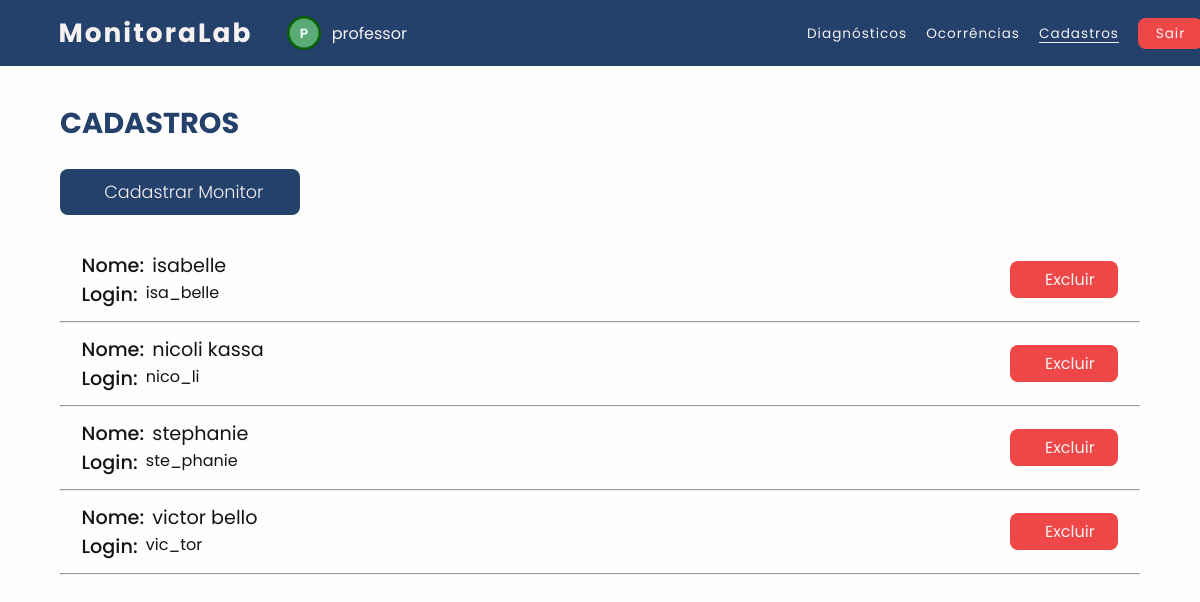
Screenshot of /usuarios/professor/monitores-cadastrados.php (signed in) with the database file from the repository.
### tables this page shows
CREATE TABLE monitor (
  Login varchar(30) NOT NULL,
  Nome varchar(30) NOT NULL,
  Senha varchar(30) NOT NULL,
  Login_Professor varchar(30) DEFAULT NULL
);

### usuarios/professor/monitores-cadastrados.php (the view, shortened to what this page needs)
<?php
   $conexao = ConectarBanco();
   $sql_query = $conexao->query("SELECT `Login`, `Nome` FROM `monitor`") or die ($conexao->error);
?>
<!DOCTYPE html>
<html lang="pt-br">
<head>
    <link rel="stylesheet" type="text/css" href="../../css/navbar.css"><link rel="preconnect" href="https://fonts.googleapis.com">
    <link rel="stylesheet" type="text/css" href="../../css/cadastros.css"><link rel="preconnect" href="https://fonts.googleapis.com">
    <link rel="stylesheet" href="../../css/fonte-alert.css">
    <link rel="stylesheet" type="text/css" href="../../css/icone-tema.css">
</head>
<body id="body">
    <nav>
        <h1 class="logo">MonitoraLab</h1>
        <img src="../../icons/icone-professor.png" class="icone-usuario">
        <div class="usuario"><?php echo $_SESSION['login'] ;?></div>
        <ul class="nav-professor">
            <li><a class="nav-li" href="inicio.php">Diagnósticos</a></li>
            <li><a class="nav-li" href="ocorrencias.php">Ocorrências</a></li>
            <li><a class="active" href="">Cadastros</a></li>
            <li><a class="Btn-Sair" onclick="Sair()" style="cursor: pointer;">Sair</a> </li>
        </ul>
    </nav>
    <h1 class="titulo">CADASTROS</h1>
    <a href="cadastrar-monitor.php" class="Cadastrar" id="Cadastrar">
        <div class="Btn-Cadastrar">Cadastrar Monitor</div>
    </a>
    <?php
        while ($monitor = $sql_query->fetch_assoc())
        {
    ?>
    <div class="cadastrados">
        <div class="caixa-1">
            <div class="dados">
                <div class="nome">
                    <p class="sub-titulos">Nome:</p>
                    <div class="nome-usu"><?php echo $monitor['Nome']; ?></div>
                </div>
                <div class="login">
                    <p class="sub-titulos">Login:</p>
                    <div class="login-usu" name="var-login"></div><?php echo $monitor['Login']; ?></div>
                </div>
                <a class="Btn-Excluir" onclick="ExcluirUsuario(this)" var-login="<?php echo $monitor['Login']; ?>" style="cursor: pointer;">
                    Excluir</a>
            </div>
        </div>
        <hr>
    <?php
        }
    ?>
    </body>
</html>

### css/navbar.css (style rules this page uses)
nav { background-color: var(--azul-1); color: var(--branco-1); padding: 1.1% 2%; display: flex; align-items: center; }
.logo { font-family: 'Poppins', sans-serif; font-size: 165%; font-weight: bold; letter-spacing: 2px; margin-left: 2%; }
.icone-usuario { margin-left: 3%; margin-right: 0.4%; width: 3%; }
.usuario { font-family: 'Poppins', sans-serif; font-size: 100%; margin-left: 0.5%; }
nav ul { position: absolute; margin-left: 54%; }
ul.nav-professor { position: absolute; margin-left: 64%; }
nav ul li { display: inline-block; line-height: 80%; margin-left: 15px; }
nav ul li a { color: var(--branco-1); font-family: 'Poppins', sans-serif; font-size: 85%; letter-spacing: 1px; line-height: 20%; position: relative; font-weight: 400; }
.nav-li::after { content: " "; width: 0%; height: 1px; background-color: var(--branco-1); position: absolute; bottom: 0; left: 0; transition: 0.2s ease-in-out; }
.active::after { content: " "; width: 100%; height: 1px; background-color: var(--branco-1); position: absolute; bottom: 0; left: 0; }
.Btn-Sair { background-color: var(--vermelho-1); padding: 20% 60%; border-radius: 8px; }

### css/cadastros.css (style rules this page uses)
html { min-height: 100vh; }
* { margin: 0; padding: 0; text-decoration: none; list-style: none; }
body { background: var(--fundo); }
.titulo { font-family: 'Poppins', sans-serif; color: var(--h2); margin: 3% 0 2% 5%; font-size: 180%; }
a.Cadastrar { display: flex; align-items: center; font-family: 'Poppins', sans-serif; background-color: var(--azul-1); color: var(--branco-1); padding: 0.8% 2%; margin: 2% 5% 3% 5%; border-radius: 8px; width: 16%; cursor: pointer; text-align: center; justify-content: center; }
.Btn-Cadastrar { font-size: 110%; font-weight: 300; margin-left: 4%; }
.caixa-1 { margin: 1% 5%; display: flex; justify-content: space-between; }
.dados { font-family: 'Poppins', sans-serif; width: 76%; margin-left: 2%; }
.sub-titulos { font-weight: 500; font-size: 120%; color: var(--titulo-dados); }
.nome { display: flex; }
.nome-usu { font-size: 120%; margin-left: 1%; color: var(--dados); }
.login { display: flex; color: var(--dados); }
hr { margin: 0 5%; }
.Btn-Excluir { background-color: var(--vermelho-1); color: var(--branco-1); font-family: 'Poppins', sans-serif; border-radius: 8px; float: right; cursor: pointer; width: 10%; margin: 1% 2%; display: flex; align-items: center; justify-content: center; }

### css/cores.css (style rules this page uses)
.tema-claro, :root { --azul-1: #24416B; --azul-2:#5E93E0; --branco-1: #f5f1f1; --vermelho-1: #EF4747; --vermelho-2: #d83b3b; --amarelo-1:#DDD73C; --preto-1: #000000; --cinza-1: #939393; --cinza-2: #7d7d7d4c; --cinza-3: #7d7d7d; --cinza-4: #4e4e4eb4; --preto-2: #0000001c; --preto-3: #141414; --icone: #fefefe; --fundo: #fefefe; --fundo-botao: #24416B; --h2: #24416B; --titulo-dados: #141414; --voltar: #090808; --titulo: #24416B; --dados: #141414; --ver-diag: #24416B; --caixa: #fefefe; --borda-caixa: #4e4e4eb4; --sombra: #0000001c; --texto-branco:#fefefe; --txt: #4e4e4eb4; --txt-hover: #7d7d7d4c; --miniatura:#4e4e4eb4; }
.tema-escuro, :root { --icone: #fefefe; --fundo: #091932; --fundo-botao: #091932; --h2: #fefefe; --titulo-dados: #e9e5e5; --voltar: #fefefe; --titulo: #fefefe; --dados: #fefefe; --ver-diag: #bdbdbd; --caixa: #24416B; --borda-caixa:#fefefe; --sombra: #fefefe14; --texto-branco:#fefefe; --txt: #4e4e4eb4; --miniatura: #fefefe; }

### usuarios/professor/monitores-cadastrados.php (style rules this page uses)
body { visibility: hidden; }

### rows the page displays
monitor: Nome "isabelle", Login "isa_belle"
monitor: Nome "nicoli kassa", Login "nico_li"
monitor: Nome "stephanie", Login "ste_phanie"
monitor: Nome "victor bello", Login "vic_tor"

### other values shown
$_SESSION['login'] "professor"
